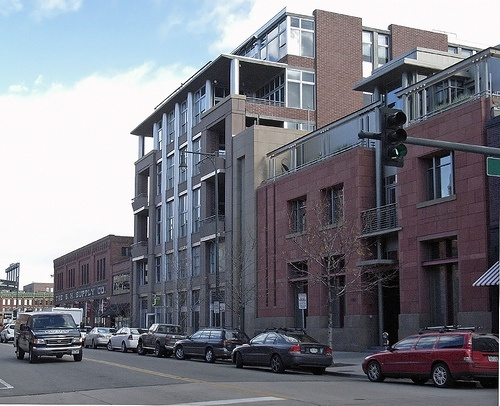
#> input picture 1.jpg, 500 x 406 px
$ python test_onnx.py   (older library calls are emulated)
#> lines starting #> are read from the running program, lines starting #| are printed output that depends on the picture
import numpy as np
import onnxruntime as rt
from PIL import Image
from PIL import ImageDraw, ImageFont
import colorsys


# [5 lines left out: function get_classes, not called in this run]


def get_new_img_size(height, width, min_length=600):
    if width <= height:
        f = float(min_length) / width
        resized_height = int(f * height)
        resized_width = int(min_length)
    else:
        f = float(min_length) / height
        resized_width = int(f * width)
        resized_height = int(min_length)

    return resized_height, resized_width


def resize_image(image, min_length):
    iw, ih = image.size
    h, w = get_new_img_size(ih, iw, min_length=min_length)
    new_image = image.resize((w, h), Image.BICUBIC)
    return new_image


def cvtColor(image):
    if len(np.shape(image)) == 3 and np.shape(image)[2] == 3:
        return image
    else:
        image = image.convert('RGB')
        return image


class DecodeBox:
    """ This module converts the model's output into the format expected by the coco api"""

    # [41 lines left out: functions box_cxcywh_to_xyxy, forward, not called in this run]


def preprocess_input(image):
    image /= 255.0
    image -= np.array([0.485, 0.456, 0.406])
    image /= np.array([0.229, 0.224, 0.225])
    return image


if __name__ == "__main__":

    count = True
    confidence = 0.5
    min_length = 512
    image = Image.open('1.jpg')
#> image is the input picture: PIL image 500x406 RGB; mean R, G, B 122.4, 123.8, 132.6
    image = image.resize((512, 512))
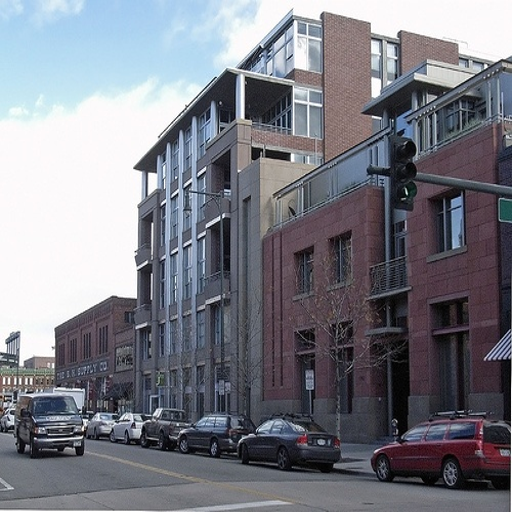
#> image: PIL image 512x512 RGB; mean R, G, B 122.4, 123.8, 132.6
    image_shape = np.array([np.shape(image)[0:2]])
#> image_shape = [[512, 512]]
    image = cvtColor(image)
    image_data = resize_image(image, min_length)
    image_data = np.expand_dims(np.transpose(preprocess_input(np.array(image_data, dtype='float32')), (2, 0, 1)), 0)
#> in preprocess_input, `image /= np.array([0.229, 0.224, 0.225])`:
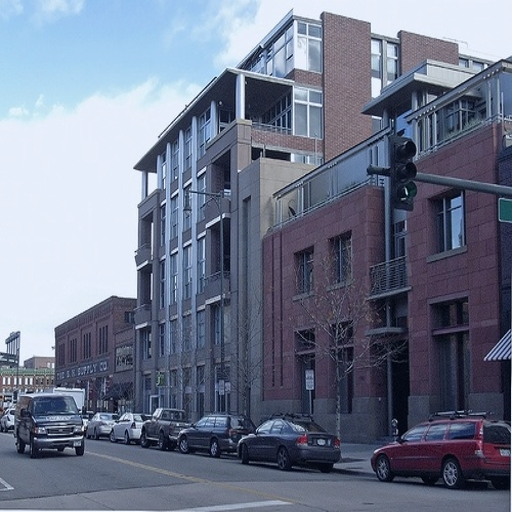
#> image: shape (512, 512, 3) float32; mean of channels 0, 1, 2 -0.022, 0.132, 0.507; drawn with min black and max white

    # onnx模型前向推理
#> (the run stopped early here; a loop or call above may not have finished)

$ run again, with 197868a96aa54988a7e29bdfa9cff99b.png saved as 1.jpg
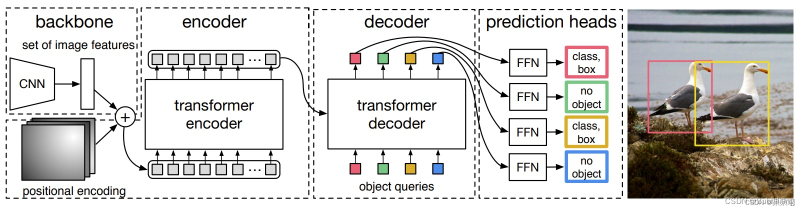
#> input picture 197868a96aa54988a7e29bdfa9cff99b.png, 1604 x 421 px (shown at 1/2 size)
#> image is the input picture: PIL image 1604x421 RGB; mean R, G, B 211.4, 209.9, 207.4
#> `image = image.resize((512, 512))`:
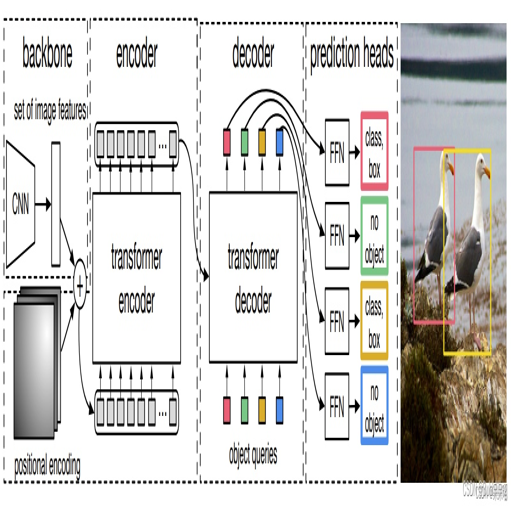
#> image: PIL image 512x512 RGB; mean R, G, B 211, 209.5, 207.1
#> in preprocess_input, `image /= np.array([0.229, 0.224, 0.225])`:
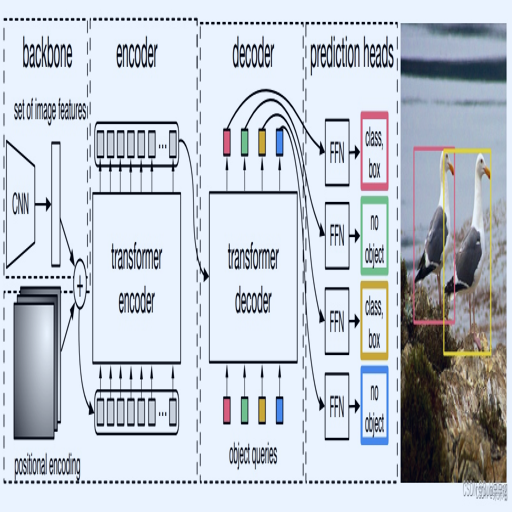
#> image: shape (512, 512, 3) float32; mean of channels 0, 1, 2 1.5, 1.63, 1.8; drawn with min black and max white
